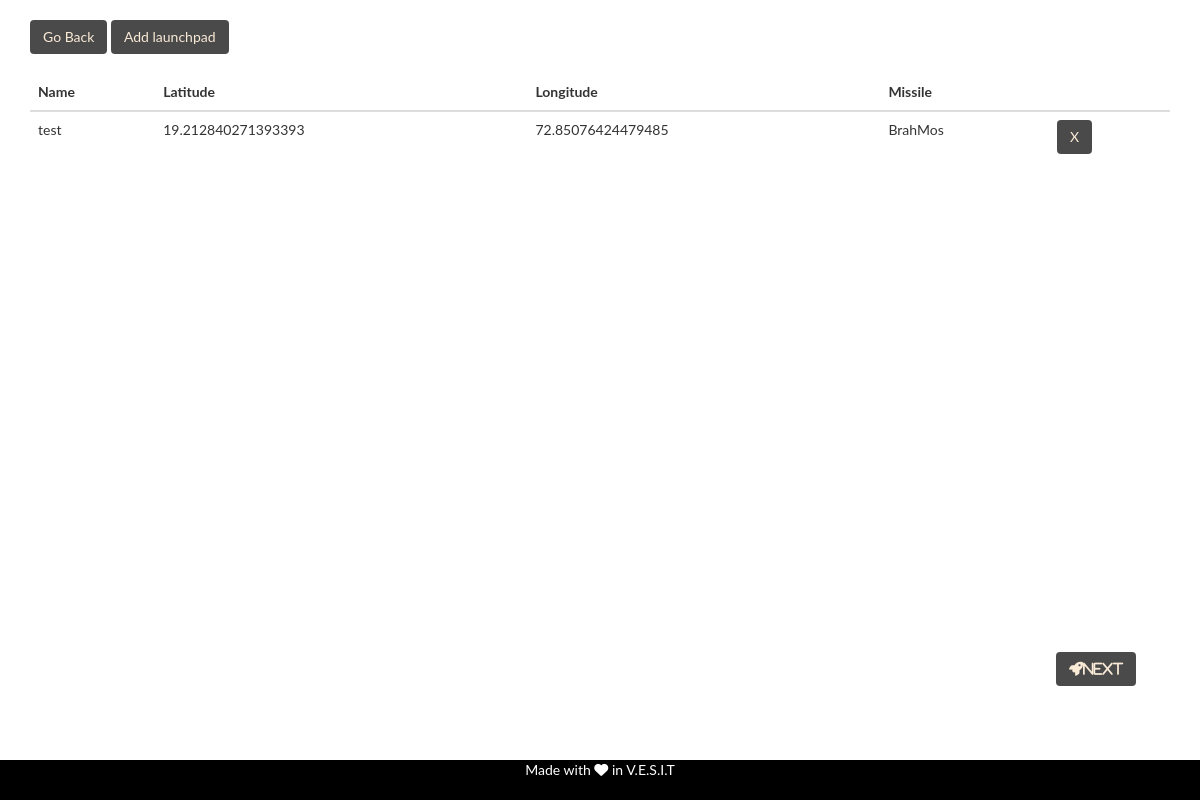
/app/launchpad (signed in), run on the app's committed database.
### app/models.py (models this page shows)
class launchpad(models.Model):
    user=models.CharField(max_length=30)
    name=models.CharField(max_length=30)
    latitude=models.FloatField()
    longitude=models.FloatField()
    altitude=models.FloatField(default=0, null=True)
    missile=models.CharField(default= 'No missile', max_length=30)

### app/views.py (the view)
# urls.py: path('/launch',views.launch_attack,name='launch'),
def launch(request):
    if request.method == 'GET':
        id=request.user.username
        data=launchpad.objects.filter(user=id)
        print("\n\n\n",data)
        data=serializers.serialize('json', data)
        dat =   data.replace("'","\"")
        d = json.loads(dat)
        return render(request,'app/launchpad.html',{'launch_pads':d})
    elif request.method == 'POST':
        return JsonResponse({'success': 'true'})

### app/templates/app/launchpad.html (shortened to what this page needs)
{% include 'app/base.html' %}
{% load static %}
<html>
<head>
    <link rel = "stylesheet" href = "http://cdn.leafletjs.com/leaflet-0.7.3/leaflet.css"/>
    <link rel="stylesheet" href="{% static 'css/app.css' %}">
   </head>
{% block content %}
<div class='container'>
 <div id='launchpad-btn'>
  <a href="{% url 'home' %}" class="btn btn-dark">Go Back</a>
  <a href="{% url 'new_lpd' %}" class="btn btn-dark">Add launchpad</a><br><br>
</div>
  <table class="table">
    <thead class="thead-inverse">
      <tr>
        <th>Name</th>
        <th>Latitude</th>
        <th>Longitude</th>
        <th>Missile</th>
        <th></th>
      </tr>
    </thead>
    <tbody>
      {% for pad_info in launch_pads %}
        <tr id={{pad_info.fields.name}}>
          <td class="align-middle">{{ pad_info.fields.name }}</td>
          <td class="align-middle">{{ pad_info.fields.latitude }}</td>
          <td class="align-middle">{{ pad_info.fields.longitude }}</td>
          <td class="align-middle">{{ pad_info.fields.missile }}</td>
          <td><form action="{% url 'del_launchpad' %}" method="POST">
                 <button class = "btn btn-dark grey darken-2" name="DeleteButton" value="{{ pad_info.fields.name }}">X</button>
              </form>
          </td>
        </tr>
      {% endfor %}
    </tbody>
  </table>
  <div id = "map" ></div>
<a href="{% url 'upload' %}"> {% include 'app/next_button.html' %} </a>
</div>
{% endblock %}

### app/static/app/css/app.css (style rules this page uses)
body { font-family: "Lato", sans-serif; }
#launchpad-btn { padding-top: 20px; }
#map { width: 100%; height: 410px; margin-bottom: 40px; }
.btn-dark { background-color: rgba(0, 0, 0, 0.71); color:antiquewhite; }

### data on the page
launchpad: fields.name "test", fields.latitude "19.212840271393393", fields.longitude "72.85076424479485", fields.missile "BrahMos"
